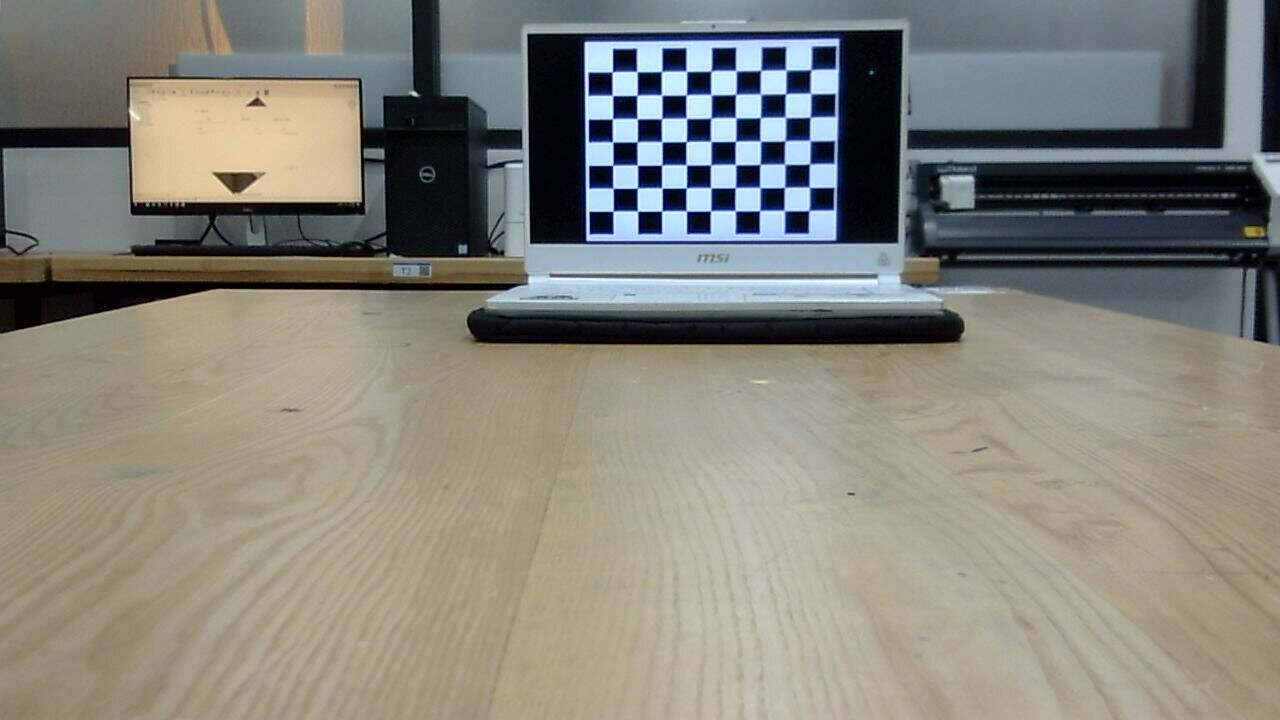
#> input picture Dataset/left/calibrate/2023-04-19-195458.jpg, 1280 x 720 px, given in place of Left.mp4, which was not available
$ python Vid_Filter.py
#> lines starting #> are read from the running program, lines starting #| are printed output that depends on the picture; after the words box and inside, x2 and y2 are one past the last pixel; in counts of white or black regions, pixels touching at a corner belong together; pictures that were not available may be replaced by others from this repository, and a replacement may not be noted
import cv2
import numpy as np
import time
import open3d as o3d
from copy import deepcopy

# Create a VideoCapture object and read from input file
# If the input is the camera, pass 0 instead of the video file name
left = cv2.VideoCapture('Left.mp4')
right = cv2.VideoCapture('Right.mp4')

# left = cv2.VideoCapture(0)
# right = cv2.VideoCapture(1)

# header of the ply file
ply_header = '''ply
format ascii 1.0
element vertex %(vert_num)d
property float x
property float y
property float z
property uchar red
property uchar green
property uchar blue
end_header
'''

# Function to write the ply
def write_ply(fn, verts, colors):
    verts = verts.reshape(-1, 3)
    colors = colors.reshape(-1, 3)
    verts = np.hstack([verts, colors])
    with open(fn, 'wb') as f:
        f.write((ply_header % dict(vert_num=len(verts))).encode('utf-8'))
        np.savetxt(f, verts, fmt='%f %f %f %d %d %d ')

# Function to extract disparity value when clicked by the left mouse click
# [11 lines left out: function click_event, not called in this run]

def scale(img, percent):
    width = int(img.shape[1] * percent / 100)
    height = int(img.shape[0] * percent / 100)
    dim = (width, height)

    # resize image
    resized= cv2.resize(img, dim, interpolation = cv2.INTER_AREA)

    return resized

# def demo():
# Check if camera opened successfully
if (left.isOpened()== False):
    print("Error opening video stream or file")

prev_frame_time = 0
new_frame_time = 0

# Read until video is completed
while(left.isOpened()):
    # Capture frame-by-frame
    ret, img_left = left.read()
#> img_left is the input picture: shape (720, 1280, 3); mean B, G, R 122.8, 132.1, 133.5
    ret2, img_right = right.read()
    if ret and ret2:
        # time when we finish processing for this frame
        new_frame_time = time.time()
        fps = 1/(new_frame_time-prev_frame_time)
        prev_frame_time = new_frame_time
        # converting the fps into integer
        fps = int(fps)

        resized_left = scale(img_left, 100)
        resized_right = scale(img_right, 100)

        # Convert images to grayscale
        gray_left = cv2.cvtColor(resized_left, cv2.COLOR_BGR2GRAY)
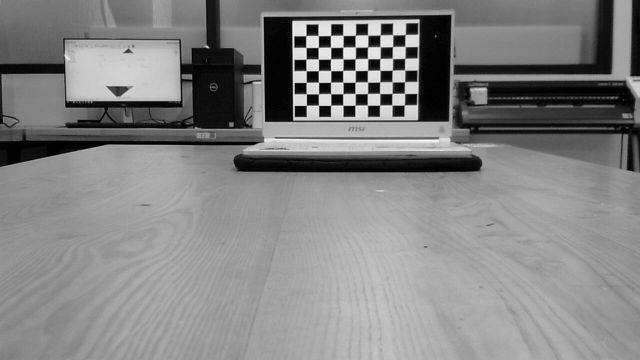
#> gray_left: shape (720, 1280) (shown at 1/2 size); min 0, max 251, mean 131.4
        gray_right = cv2.cvtColor(resized_right, cv2.COLOR_BGR2GRAY)

        # Compute stereo correspondence
        left_matcher = cv2.StereoSGBM_create()

        numDisparities = 128
        blockSize = 11
        disp12MaxDiff = 0
        uniquenessRatio = 5
        speckleRange = 2
        speckleWindowSize = 200
        P1 = blockSize * blockSize * 8
        P2 = blockSize * blockSize * 32

        #Filter parameters
        lmbda = 5000
        sigma = 3

        # Setting the updated parameters before computing disparity map
        left_matcher.setNumDisparities(numDisparities)
        left_matcher.setBlockSize(blockSize)
        left_matcher.setP1(P1)
        left_matcher.setP2(P2)
        left_matcher.setUniquenessRatio(uniquenessRatio)
        left_matcher.setSpeckleRange(speckleRange)
        left_matcher.setSpeckleWindowSize(speckleWindowSize)
        left_matcher.setDisp12MaxDiff(disp12MaxDiff)

        right_matcher = cv2.ximgproc.createRightMatcher(left_matcher)
        wls_filter = cv2.ximgproc.createDisparityWLSFilter(matcher_left=left_matcher)
        wls_filter.setLambda(lmbda)
        wls_filter.setSigmaColor(sigma)

        displ = left_matcher.compute(gray_left, gray_right)  # .astype(np.float32)/16
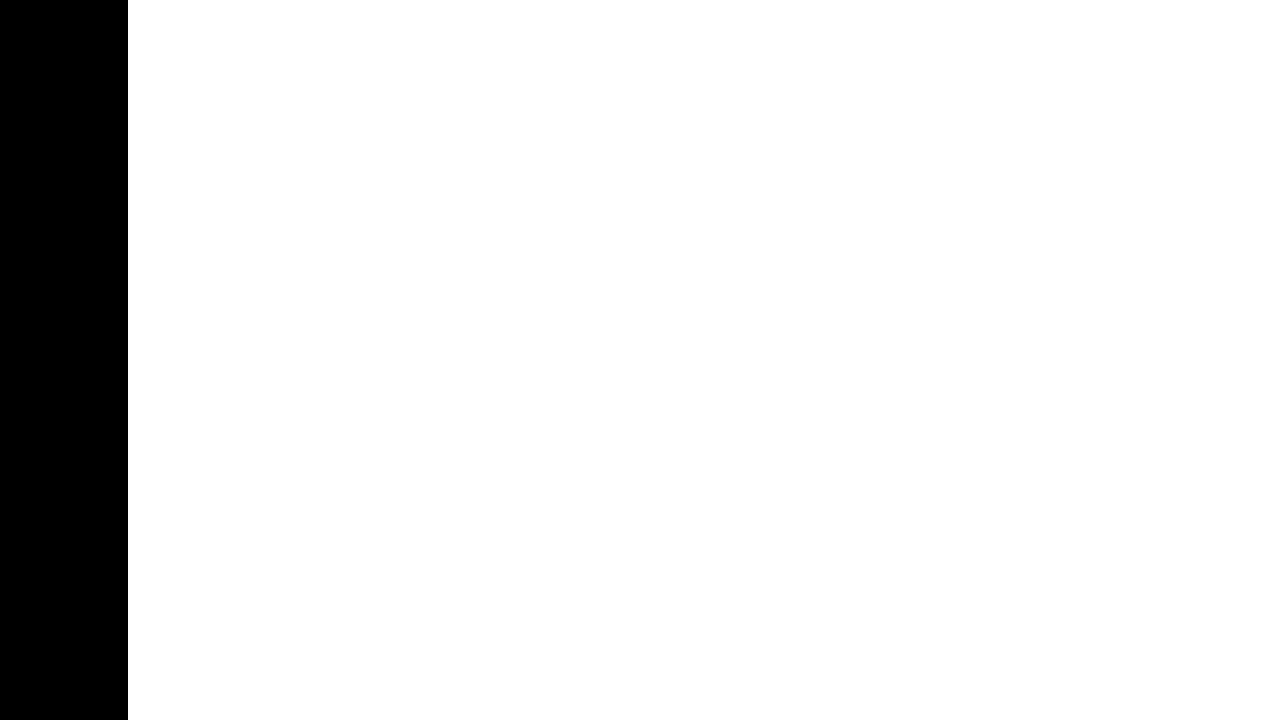
#> displ: shape (720, 1280) int16; values -16 (black) and 0 (white), 90% white; 1 black region, box (x1, y1, x2, y2) and area: (0, 0, 128, 720) 92160
        dispr = right_matcher.compute(gray_right, gray_left)  # .astype(np.float32)/16
#> dispr: shape (720, 1280) int16; values -2048 (black) and 0 (white), 90% white; 2 black regions, box (x1, y1, x2, y2) and area: (1153, 0, 1280, 720) 91440, (0, 0, 1, 720) 720
        displ = np.int16(displ)
        dispr = np.int16(dispr)
        filteredImg = wls_filter.filter(displ, gray_left, None, dispr)  # important to put "imgL" here!!!
        depth= cv2.normalize(src=filteredImg, dst=filteredImg, beta=0, alpha=255, norm_type=cv2.NORM_MINMAX)
        depth = depth.astype(np.float32)
        # print(depth.dtype)

        depth = ((15 * 698) / (depth + 0.00000001)) / 500

        depth1 = deepcopy(depth)
        # print(depth1.dtype)
        depth1 = depth1.astype(np.float32)
        h, w = resized_left.shape[:2]
        f =  698                        # When i use this focal length, we can reconstruct the 3d model
        Q = np.float32([[1, 0, 0, -0.5*w],
                        [0,-1, 0,  0.5*h], # turn points 180 deg around x-axis,
                        [0, 0, 0,     -f], # so that y-axis looks up
                        [0, 0, 1,      0]])
        points = cv2.reprojectImageTo3D(depth1, Q)
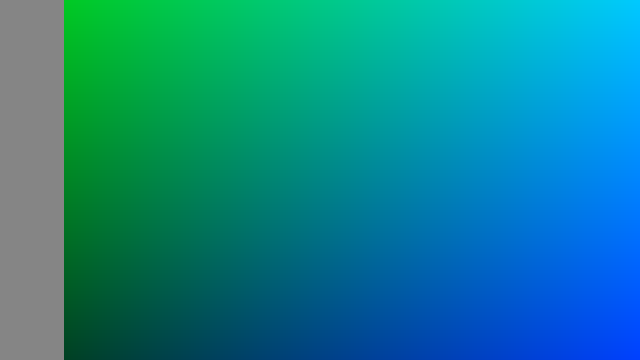
#> points: shape (720, 1280, 3) float32 (shown at 1/2 size); mean of channels 0, 1, 2 696, 5.5, -7700.9; drawn with min black and max white
        colors = cv2.cvtColor(resized_left, cv2.COLOR_BGR2RGB)
        mask = depth > depth.min()
        points = points[mask]
        colors = colors[mask]
        out_path = r'D:\Spring-2023/Computer Vision\Assignment 2/out.ply'

        closest = round(depth.min()*1000,3)
#> closest = 82.12
        print(closest)
#| 82.118

        cv2.putText(depth, f"FPS = {fps}", (230, 25), cv2.FONT_HERSHEY_SIMPLEX, 0.5, (0,0,0), 2)
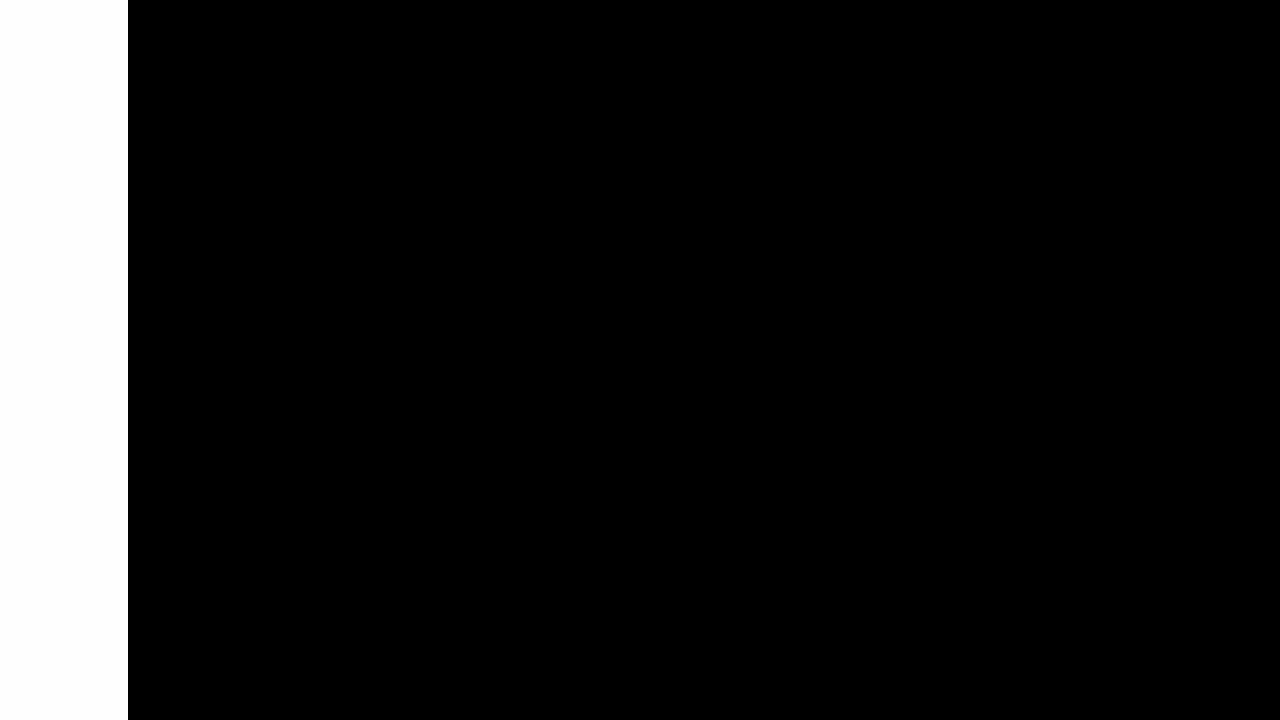
#> depth: shape (720, 1280) float32; min 0, max 2.09e+09, mean 209400048; drawn with min black and max white
        cv2.putText(depth, f"Distance = {closest}", (230, 40), cv2.FONT_HERSHEY_SIMPLEX, 0.5, (0,0,0), 2)
#> depth: shape (720, 1280) float32; 0.1% of pixels changed, all inside (x1, y1, x2, y2) = (231, 28, 381, 42)
        if closest < 50:
            cv2.putText(depth, "WARNING!!!", (230, 55), cv2.FONT_HERSHEY_SIMPLEX, 0.5, (0,0,0), 2)
        if closest >= 50:
            cv2.putText(depth, "SAFE", (230, 55), cv2.FONT_HERSHEY_SIMPLEX, 0.5, (0,0,0), 2)
#> depth: shape (720, 1280) float32; min 0, max 2.09e+09, mean 209400048
        cv2.imshow("Original", resized_left)
        cv2.imshow('Depth Map', depth)

        cv2.setMouseCallback('Depth Map', click_event)

        # Press Q on keyboard to  exit
        if cv2.waitKey(25) & 0xFF == ord('q'):
#> (key q is pressed here)
            write_ply(out_path, points, colors)
            print('%s saved' % out_path)
            break


    # Break the loop
    else:
        break


# When everything done, release the video capture object
left.release()

# Closes all the frames
cv2.destroyAllWindows()

# demo()

$ run again, on Dataset/left/calibrate/2023-04-19-195510.jpg
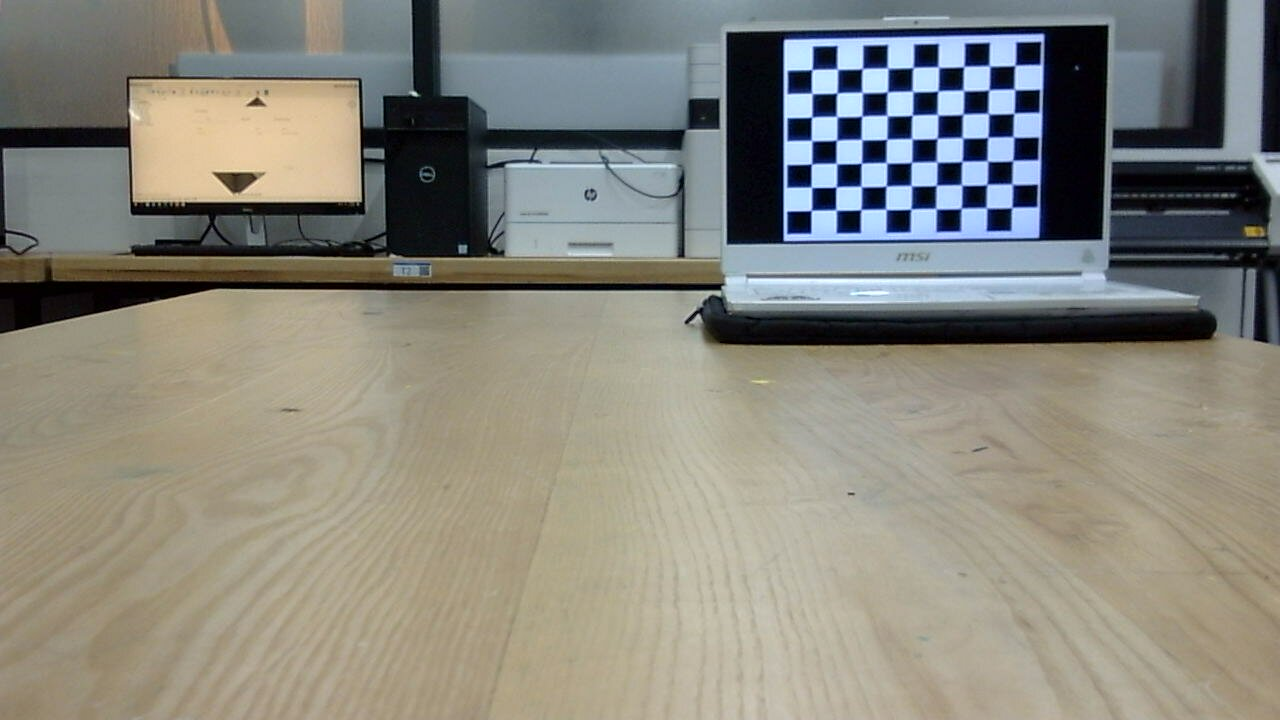
#> input picture Dataset/left/calibrate/2023-04-19-195510.jpg, 1280 x 720 px, given in place of Left.mp4, which was not available
#> img_left is the input picture: shape (720, 1280, 3); mean B, G, R 125, 134.4, 135.8
#> `gray_left = cv2.cvtColor(resized_left, cv2.COLOR_BGR2GRAY)`:
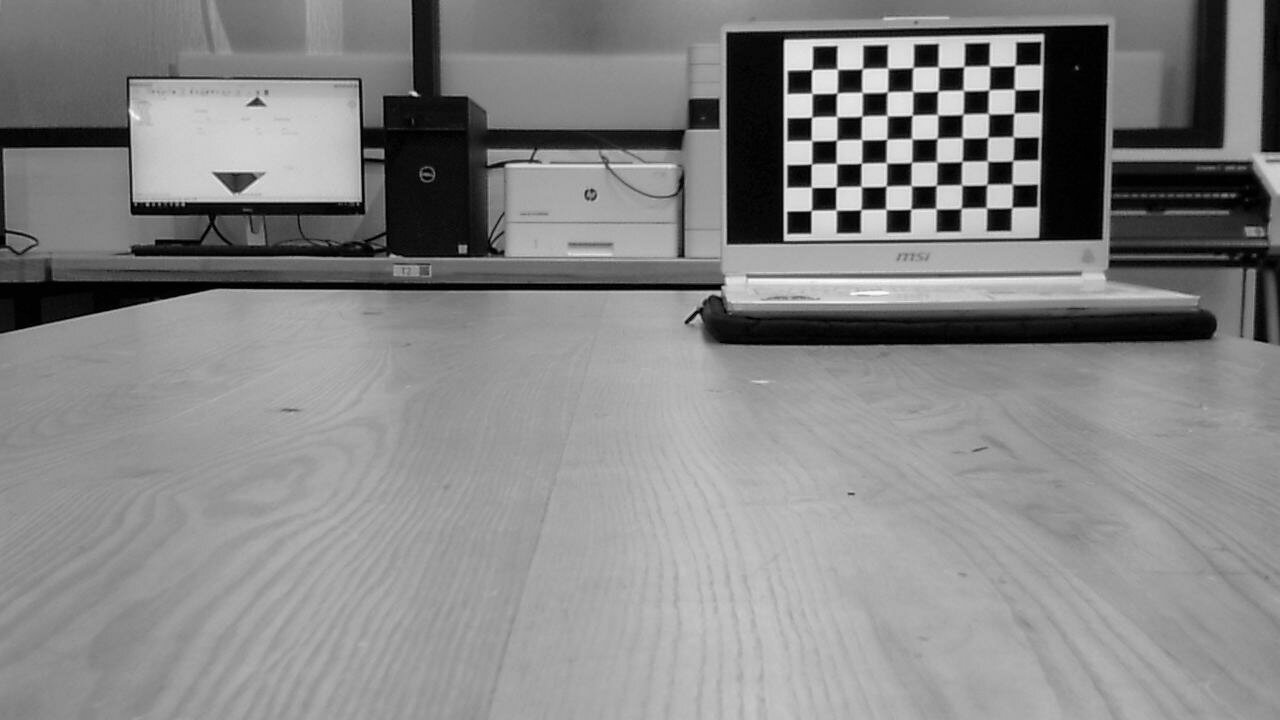
#> gray_left: shape (720, 1280); min 0, max 250, mean 133.7
#> displ: shape (720, 1280) int16; values -16 (black) and 0 (white), 90% white; 1 black region, box (x1, y1, x2, y2) and area: (0, 0, 128, 720) 92160
#> dispr: shape (720, 1280) int16; values -2048 (black) and 0 (white), 90% white; 2 black regions, box (x1, y1, x2, y2) and area: (1153, 0, 1280, 720) 91440, (0, 0, 1, 720) 720
#> closest = 82.12
#| 82.118

$ run again, on Dataset/left/calibrate/2023-04-19-195523.jpg
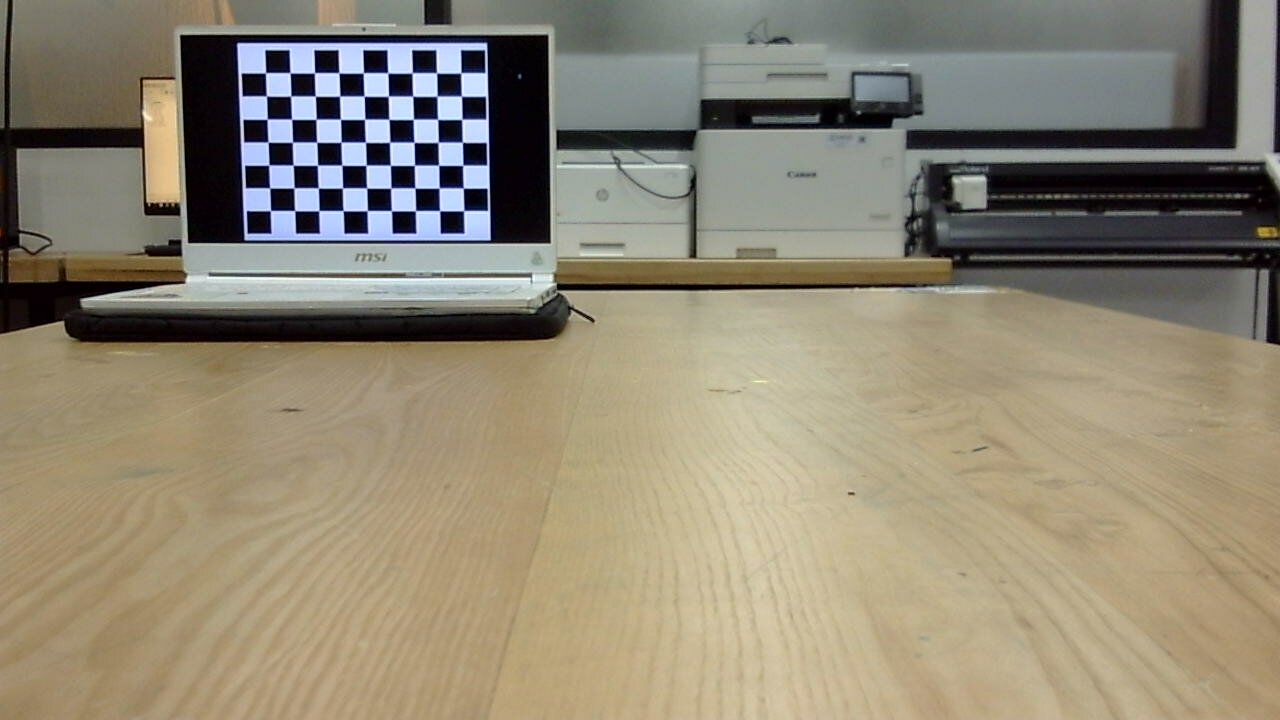
#> input picture Dataset/left/calibrate/2023-04-19-195523.jpg, 1280 x 720 px, given in place of Left.mp4, which was not available
#> img_left is the input picture: shape (720, 1280, 3); mean B, G, R 115.9, 135, 143.1
#> `gray_left = cv2.cvtColor(resized_left, cv2.COLOR_BGR2GRAY)`:
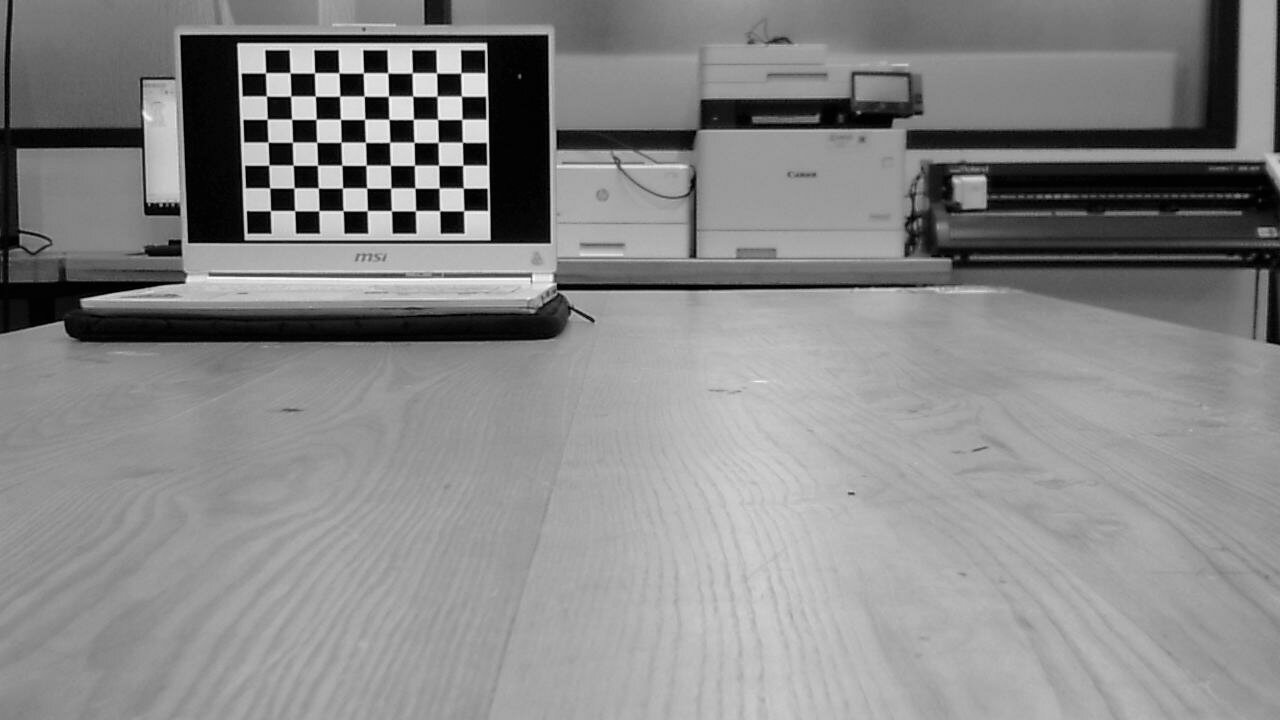
#> gray_left: shape (720, 1280); min 0, max 253, mean 135.2
#> displ: shape (720, 1280) int16; values -16 (black) and 0 (white), 90% white; 1 black region, box (x1, y1, x2, y2) and area: (0, 0, 128, 720) 92160
#> dispr: shape (720, 1280) int16; values -2048 (black) and 0 (white), 90% white; 2 black regions, box (x1, y1, x2, y2) and area: (1153, 0, 1280, 720) 91440, (0, 0, 1, 720) 720
#> closest = 82.12
#| 82.118
